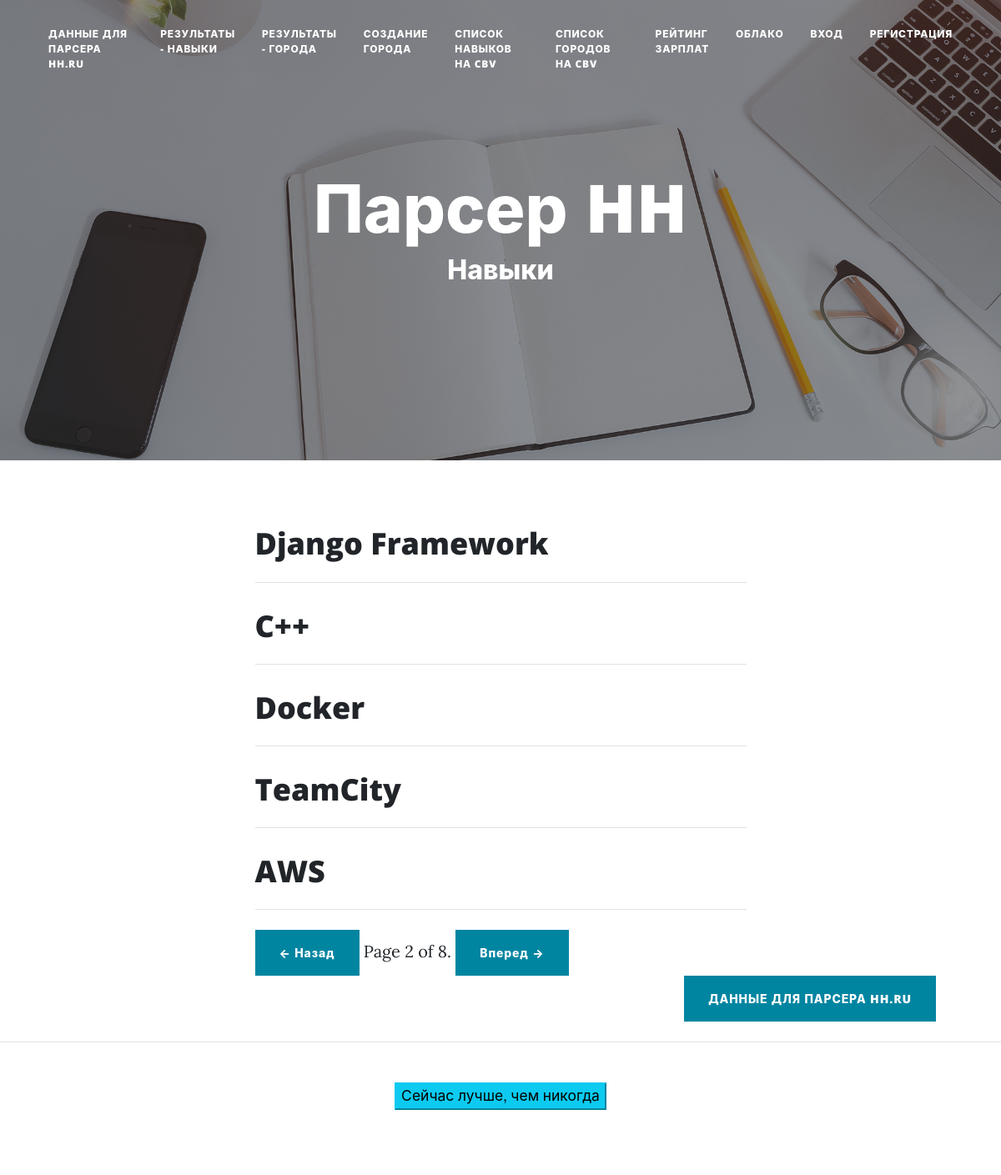
The page /index/?page=2 on the database as committed earlier.
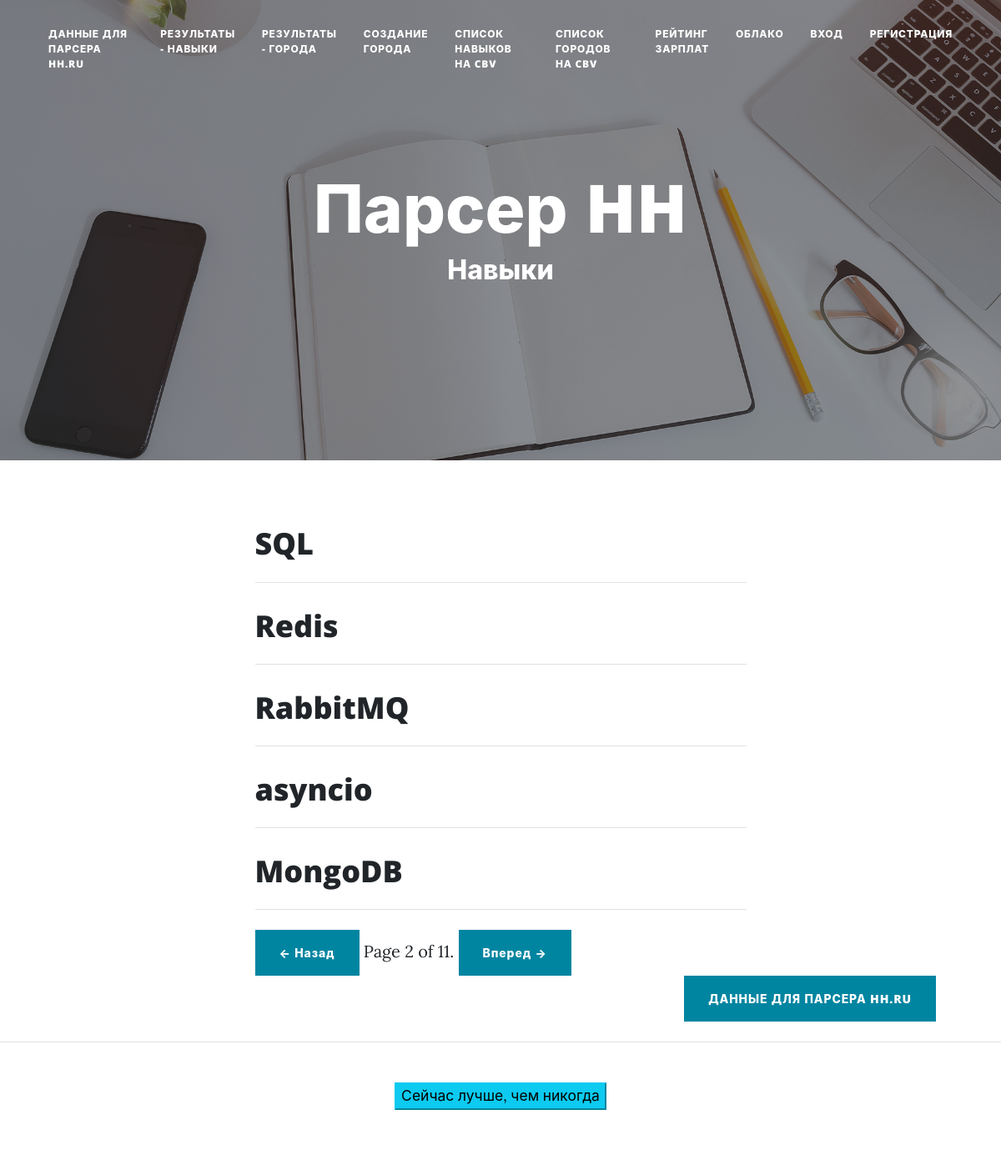
The same page on the database as committed later.
### parserhhapp/models.py (models this page shows, shortened)
class Skills(models.Model):
    name = models.TextField(max_length=300, verbose_name = 'навык')
    percent = models.CharField(max_length=30, verbose_name = 'доля')
    count = models.CharField(max_length=30, null=True, verbose_name = 'количество')
    class Meta:
        verbose_name = 'skill'
        verbose_name_plural = 'skills'

### parserhhapp/views.py (the view)
# urls.py: path('index/', views.main_view, name='result'),
def main_view(request):
    skills = cache.get('skills')
    if not skills:
        skills = Skills.objects.all()
        cache.set('skills', skills, 60)
    paginator = Paginator(skills, 5)
    page = request.GET.get('page')
    try:
        skills = paginator.page(page)
    except PageNotAnInteger:
        skills = paginator.page(1)
    except EmptyPage:
        skills = paginator.page(paginator.num_pages)
    title = 'навыки'
    return render(request, 'parserhhapp/index.html', context={'skills': skills, 'title': title})

### capapp/templatetags/str_extensions.py (called while the page is built)
def capitalize(inputstr):
    return inputstr.capitalize()

### parserhhapp/context_processors.py (called while the page is built)
def my_text(request):
    return {'my_text': 'Сейчас лучше, чем никогда'}

### parserhhapp/templates/parserhhapp/index.html (shortened to what this page needs)
{% extends 'base.html' %}
{% block content %}
            <div class="row gx-4 gx-lg-5 justify-content-center">
                <div class="col-md-10 col-lg-8 col-xl-7">
                    {% for item in skills %}
                    <div class="post-preview">
                        <a href="{% url 'parser:post' id=item.id %}">
                            <h2 class="post-title"> {{ item.name}} </h2>
                        </a>
                    </div>
                    <hr class="my-4" />
                    {% endfor %}
                    <div class="clearfix">
                        <div class="pagination">
                        <span class="step-links">
                            {% if skills.has_previous %}
                                <a class="btn btn-primary float-right"
                                    href="?page={{ skills.previous_page_number }}">&larr; Назад</a>
                            {% endif %}
                                <span class="current">
                                    Page {{ skills.number }} of {{ skills.paginator.num_pages }}.
                                </span>
                            {% if skills.has_next %}
                                    <a class="btn btn-primary float-right"
                                       href="?page={{ skills.next_page_number }}">Вперед &rarr;</a>
                            {% endif %}
                             </span>
                        </div>
                    </div>
                </div>
            </div>
<div class="d-flex justify-content-end mb-4"><a class="btn btn-primary text-uppercase" href="{% url 'parser:data' %}">Данные для парсера HH.RU</a></div>
{% endblock %}

Rows that differ between the two databases and show on the page:
removed Skills: name "Django Framework"
removed Skills: name "C++"
removed Skills: name "Docker"
removed Skills: name "TeamCity"
removed Skills: name "AWS"
added Skills: name "SQL"
added Skills: name "Redis"
added Skills: name "RabbitMQ"
added Skills: name "asyncio"
added Skills: name "MongoDB"
Other text that changed with them:
{{ skills.paginator.num_pages }}: "8" → "11"
